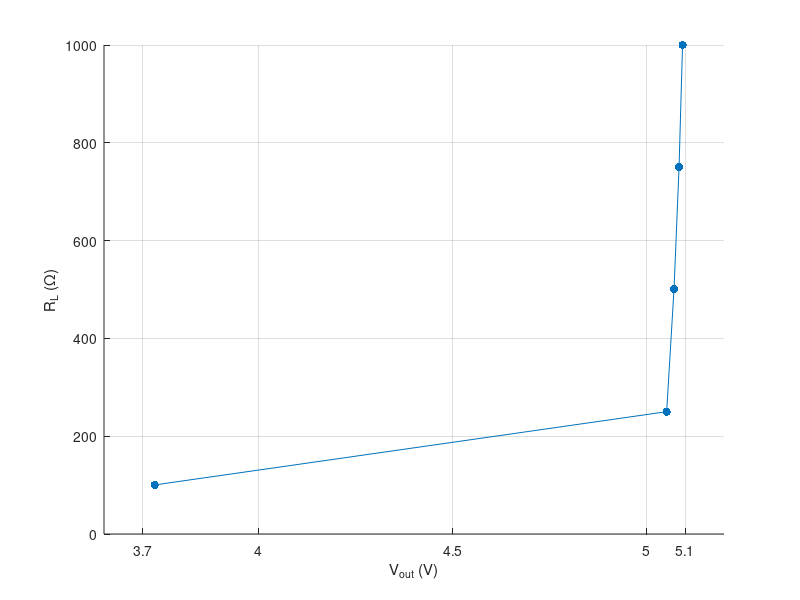

The MATLAB source for this figure:
t=[5.093
5.084
5.071
5.052
3.731
];
x=[1.00E+03
750.157
500.493
250.131
100.395
];
y=[];

scatter(t,x,'filled')
hold on
%scatter(x,y,'filled')
plot(t,x)
grid on
xlabel('V_{out} (V)') 
ylabel('R_{L} (\Omega)')

xticks([3.5 3.7 4 4.5 5 5.1])
%xticklabels({'0','0.45','0.5','0.55','0.6','0.65','0.7','0.75','0.8','1'})
%yticks([1.00E+03 750.157 500.493 250.131 100.395])